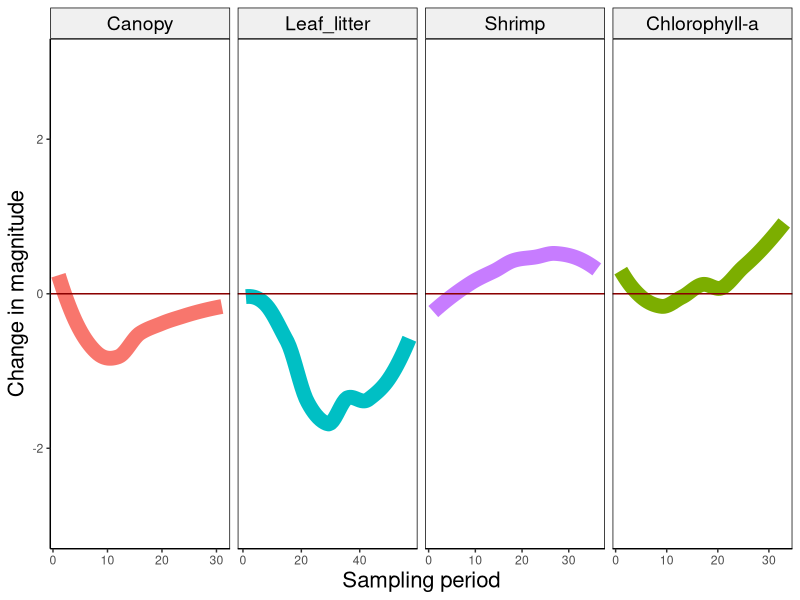
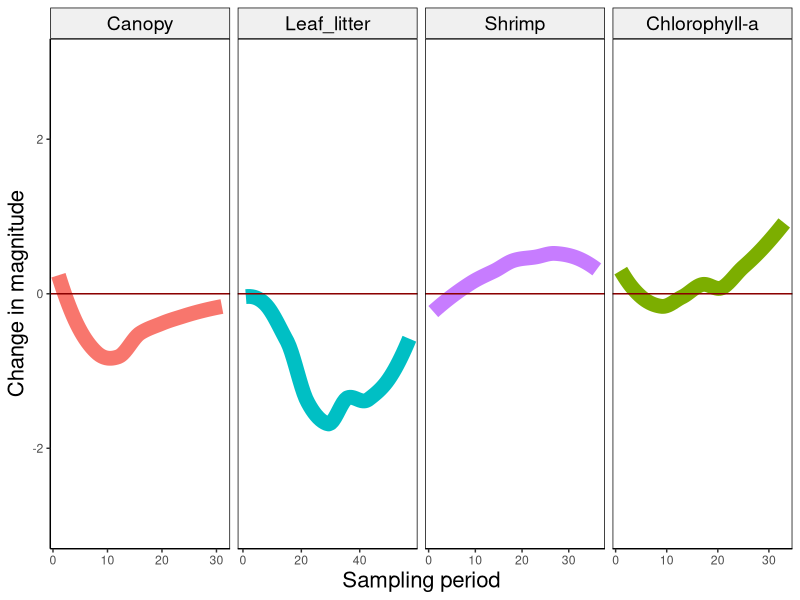

Here is the R script that generated these plots, in order: (Note: this script raises an error after producing the figures.)




#--------------------------------------------
# QPA regression
# 21 May 2020
#PEGF
#--------------------------------------------
#


library(modelr)
library(ggplot2)
library(dplyr)
library(patchwork)

QPAregression<- read.csv("00 QPA regressions.csv")
QPAregression

QPAregression$variable_f = factor(QPAregression$variable, levels=c('Canopy','Leaf_litter','Shrimp',
                                                                   'Chlorophyll-a','Macroinvertebrates'))

RegressionQPA <- ggplot(QPAregression, aes(Time, 
                                     value,
                                     color=variable)) + 
  geom_smooth(se = F, size=5)  + 

  geom_hline(yintercept = 0, color="darkred") +

xlab('Sampling period') + ylab("Change in magnitude") + 
  theme(axis.title.x = element_text(size = 16, angle = 0)) +# axis x
  theme(axis.title.y = element_text(size = 16, angle = 90)) +
  
  ylim(-3,3) + 
#  annotate("text", x = 5, y = 2.5, label = "Increase",colour = "black", size = 6,angle = 90) +
#  annotate("text", x = 5, y = -2.5, label = "Decrease",colour = "black", size = 6,angle = 90) +
  
  #theme(legend.title=element_blank())+
  #theme(legend.text = element_text(size=20)) +
  theme(legend.position="none")+
  
  theme(panel.grid.major = element_blank(), panel.grid.minor = element_blank(),
        panel.background = element_blank(), axis.line = element_line(colour = "black")) +
  theme(panel.border = element_rect(colour = "black", fill=NA, size=0.5)) + 
  
  theme(strip.text.x  = element_text(size = 14, colour = "black", angle = 0)) +
  theme(strip.background = element_rect(colour = "black", fill = "grey94")) +
  
  facet_grid(~ variable_f, scales="free_x")

RegressionQPA

RegressionQPA + ggsave("ResistanceQPA.jpeg", width=10, height=6,dpi=600)  
